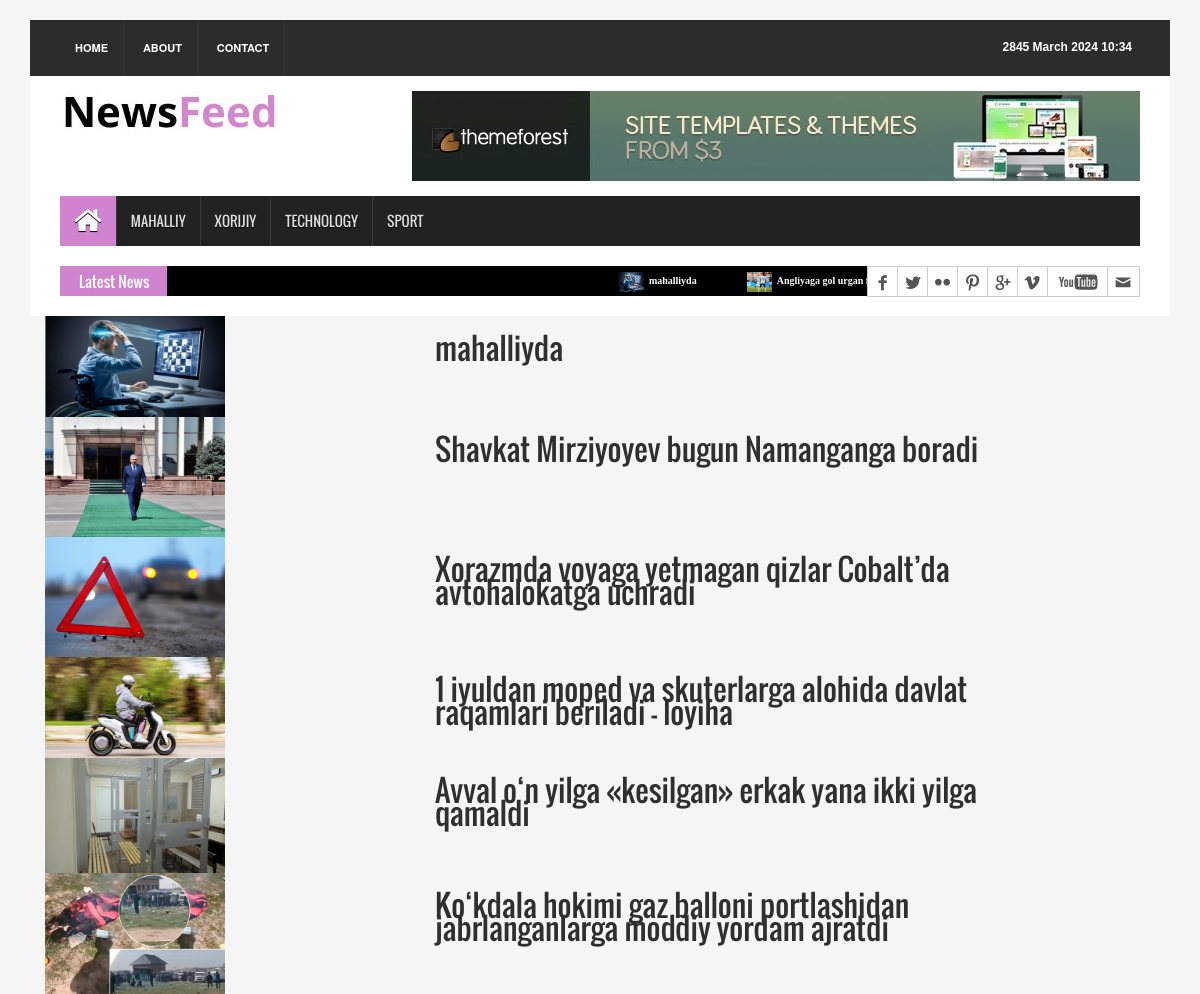
The app's page /mahalliy/ with its own data.
### news_app/models.py (models this page shows, shortened)
class News(models.Model):
    class Status(models.TextChoices):
        Draft = "DF", "Draft"
        Published = "PB", "Published"
    title = models.CharField(max_length=250)
    slug = models.SlugField(max_length=250)
    body = models.TextField()
    image = models.ImageField(upload_to='news/images')
    category = models.ForeignKey(Category, on_delete=models.CASCADE)
    publish_time = models.DateTimeField(default=timezone.now)
    created_time = models.DateTimeField(auto_now_add=True)
    updated_time = models.DateTimeField(auto_now=True)
    status = models.CharField(max_length=2, choices=Status.choices, default=Status.Draft)
    objects = models.Manager()
    published = PublishedManager()
    class Meta:
        ordering = ["-publish_time"]
    def get_absolute_url(self):
        return reverse("news_detail_page", args=[self.slug])

### news_app/views.py (the view)
# urls.py: path('mahalliy/', LocalNewsView.as_view(), name='local_news_page'),
class LocalNewsView(ListView):
    model = News
    template_name = 'news/mahalliy.html'
    context_object_name = 'mahalliy_yangiliklar'
    def get_queryset(self):
        news = self.model.published.all().filter(category__name="Mahalliy")
        return news

### news_app/context_processor.py (called while the page is built)
def latest_news(request):
    latest_news = News.published.all().order_by("-publish_time")[:10]
    context = {
        'latest_news': latest_news
    }
    return context

### news_app/models.py (called while the page is built)
    def get_queryset(self):
        return super().get_queryset().filter(status=News.Status.Published)

### templates/news/mahalliy.html (shortened to what this page needs)
{% extends 'news/base.html' %}
{% load static %}
{% block content %}
    {% for news in mahalliy_yangiliklar %}
        <div class="container">
            <a href="{{ news.get_absolute_url }}">
                <div class="row">
                <div class="col-sm-4">
                    <img src="{{ news.image.url }}" alt="{{ news.title }}" style="width: 50%;">
                </div>
                <div class="col-sm-6">
                     <h2>{{ news.title }}</h2>
                </div>
            </div>
            </a>
        </div>
    {% endfor %}
{% endblock content %}

### templates/news/base.html (shortened to what this page needs)
{% load static %}
<html>
<head>
<link rel="stylesheet" type="text/css" href="{% static 'css/bootstrap.min.css' %}">
<link rel="stylesheet" type="text/css" href="{% static 'css/font-awesome.min.css' %}">
<link rel="stylesheet" type="text/css" href="{% static 'css/animate.css' %}">
<link rel="stylesheet" type="text/css" href="{% static 'css/font.css' %}">
<link rel="stylesheet" type="text/css" href="{% static 'css/li-scroller.css' %}">
<link rel="stylesheet" type="text/css" href="{% static 'css/slick.css' %}">
<link rel="stylesheet" type="text/css" href="{% static 'css/jquery.fancybox.css' %}">
<link rel="stylesheet" type="text/css" href="{% static 'css/theme.css' %}">
<link rel="stylesheet" type="text/css" href="{% static 'css/style.css' %}">
</head>
<body>
<div class="container">
  <header id="header">
    <div class="row">
      <div class="col-lg-12 col-md-12 col-sm-12">
        <div class="header_top">
          <div class="header_top_left">
            <ul class="top_nav">
              <li><a href="{% url 'home_page' %}">Home</a></li>
              <li><a href="#">About</a></li>
              <li><a href="{% url 'contact_page' %}">Contact</a></li>
            </ul>
          </div>
          <div class="header_top_right">
            <p>{% now "js F Y H:i" %}</p>
          </div>
        </div>
      </div>
      <div class="col-lg-12 col-md-12 col-sm-12">
        <div class="header_bottom">
          <div class="logo_area"><a href="index.html" class="logo"> <img src="{% static 'images/logo.jpg' %}" alt=""> </a></div>
          <div class="add_banner"><a href="#"><img src="{% static 'images/addbanner_728x90_V1.jpg' %}" alt=""></a></div>
        </div>
      </div>
    </div>
  </header>
  <section id="navArea">
    <nav class="navbar navbar-inverse" role="navigation">
      <div id="navbar" class="navbar-collapse collapse">
        <ul class="nav navbar-nav main_nav">
          <li class="active"><a href="{% url 'home_page' %}"><span class="fa fa-home desktop-home"></span><span class="mobile-show">Home</span></a></li>
          <li><a href="{% url 'local_news_page' %}">Mahalliy</a></li>
          <li><a href="{% url 'foreign_news_page' %}">Xorijiy</a></li>
          <li><a href="{% url 'tech_news_page' %}">Technology</a></li>
          <li><a href="{% url 'sport_news_page' %}">Sport</a></li>
        </ul>
      </div>
    </nav>
  </section>
  <section id="newsSection">
    <div class="row">
      <div class="col-lg-12 col-md-12">
        <div class="latest_newsarea"> <span>Latest News</span>
          <ul id="ticker01" class="news_sticker">
            {% for news in latest_news %}
            <li><a href="#"><img src="{{ news.image.url }}" >{{news.title}}</a></li>
            {% endfor %}
          </ul>
          <div class="social_area">
            <ul class="social_nav">
              <li class="facebook"><a href="#"></a></li>
              <li class="twitter"><a href="#"></a></li>
              <li class="flickr"><a href="#"></a></li>
              <li class="pinterest"><a href="#"></a></li>
              <li class="googleplus"><a href="#"></a></li>
              <li class="vimeo"><a href="#"></a></li>
              <li class="youtube"><a href="#"></a></li>
              <li class="mail"><a href="#"></a></li>
            </ul>
          </div>
        </div>
      </div>
    </div>
  </section>
        {% block content %}
        {% endblock content %}
</div>
</body>
</html>

### static/css/li-scroller.css (style rules this page uses)
ul.newsticker { position:relative; left:750px; font:bold 10px Verdana; list-style-type:none; margin:0; padding:0 }
ul.newsticker li { float:left; margin:0; padding:0 }
ul.newsticker a { white-space:nowrap; padding:0; color:#fff; margin:0 50px 0 0 }
ul.newsticker a > img { height:20px; margin-right:5px; width:25px }

### static/css/theme.css (style rules this page uses)
.navbar-inverse .navbar-nav > .active > a, .navbar-inverse .navbar-nav > .active > a:hover, .navbar-inverse .navbar-nav > .active > a:focus { background-color:#d083cf }
.latest_newsarea span { background:none repeat scroll 0 0 #d083cf }

### records on screen
News: image (picture), title "mahalliyda"
News: image (picture), title "Angliyaga gol urgan…"
News: image (picture), title "Shavkat Mirziyoyev bugun Namanganga boradi"
News: image (picture), title "Xorazmda voyaga yetmagan qizlar Cobalt’da avtohalokatga uchradi"
News: image (picture), title "1 iyuldan moped va skuterlarga alohida davlat raqamlari beriladi – loyiha"
News: image (picture), title "Avval o‘n yilga «kesilgan» erkak yana ikki yilga qamaldi"
News: image (picture), title "Ko‘kdala hokimi gaz balloni portlashidan jabrlanganlarga moddiy yordam ajratdi"
